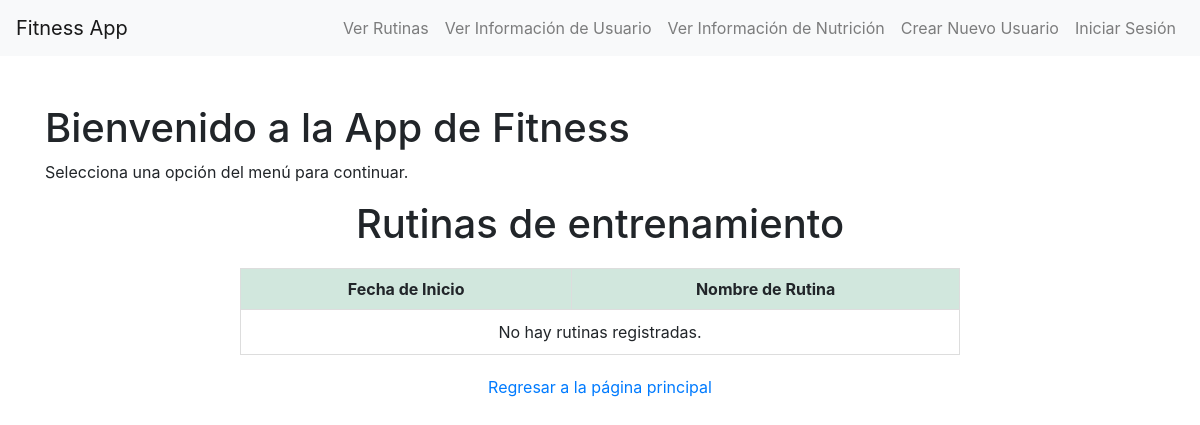
Page /rutinas/rutinas/ on the earlier database version.
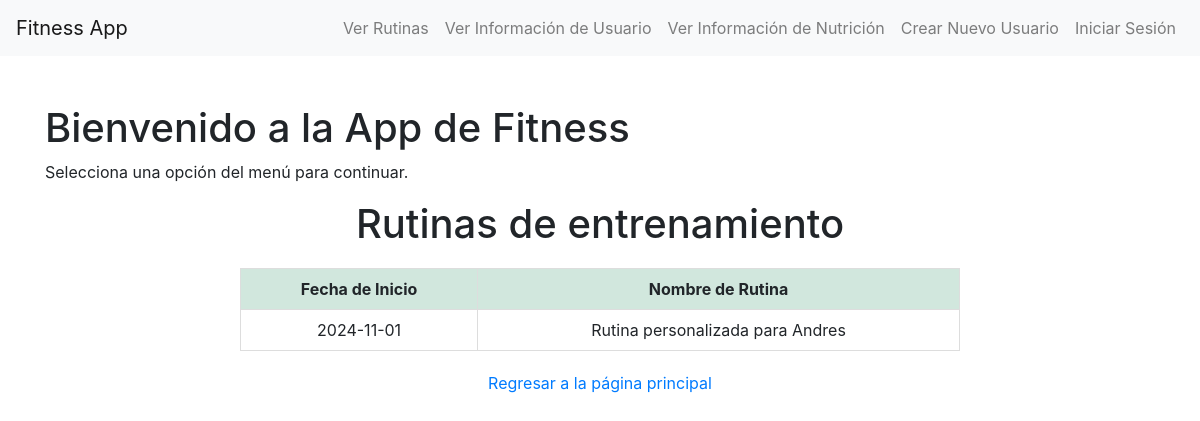
Same page on the later database version.
### rutinas/models.py (models this page shows, shortened)
class Rutina(models.Model):
    usuario = models.ForeignKey(Usuario, on_delete=models.CASCADE)
    tipo = models.ForeignKey(TipoRutina, on_delete=models.CASCADE, null=True, blank=True)
    nombre_rutina = models.CharField(max_length=100)
    descripcion = models.TextField()
    fecha_inicio = models.DateField()

### rutinas/views.py (the view)
# urls.py: path('rutinas/', views.ver_rutinas, name='index'),  # Ruta para la vista principal de rutina path('agregar/', views.agregar_rutina, name='agregar_rutina'),
def ver_rutinas(request):
    rutinas = Rutina.objects.all()  # Obtén todas las rutinas de la base de datos
    return render(request, 'rutinas.html', {'rutinas': rutinas})

### rutinas/templates/rutinas.html (shortened to what this page needs)
{% extends 'index.html' %}
{% block content %}
<!DOCTYPE html>
<html>
<head>
</head>
<body>
    <div class="header">
        <h1>Rutinas de entrenamiento</h1>
    </div>
    <div class="routine-container">
        <table>
            <thead>
                <tr>
                    <th>Fecha de Inicio</th>
                    <th>Nombre de Rutina</th>
                </tr>
            </thead>
            <tbody>
                {% if rutinas %}
                    {% for rutina in rutinas %}
                    <tr>
                        <td>{{ rutina.fecha_inicio|date:"Y-m-d" }}</td>
                        <td>{{ rutina.nombre_rutina }}</td>
                    </tr>
                    {% endfor %}
                {% else %}
                    <tr>
                        <td colspan="2" class="no-data">No hay rutinas registradas.</td>
                    </tr>
                {% endif %}
            </tbody>
        </table>
    </div>
    <a href="{% url 'index' %}" style="display: block; text-align: center; margin-top: 20px;">Regresar a la página principal</a>
</body>
</html>
{% endblock %}

Differences in the rows shown:
added Rutina: fecha_inicio "2024-11-01", nombre_rutina "Rutina personalizada para Andres"
Other differences:
text no longer shown: "No hay rutinas registradas."
